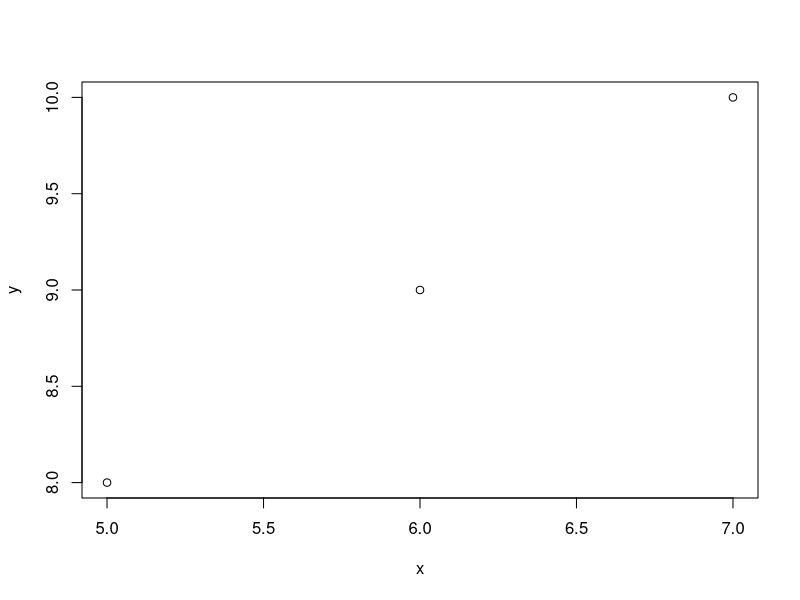
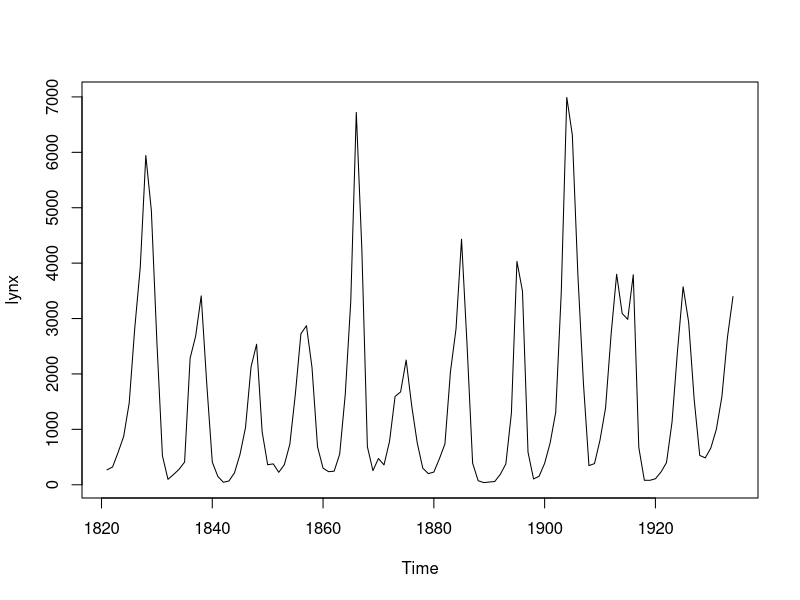
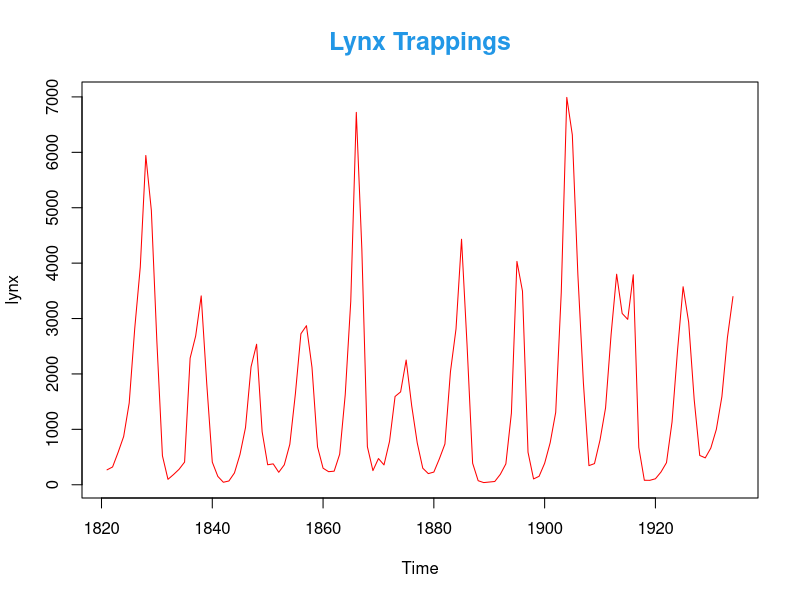
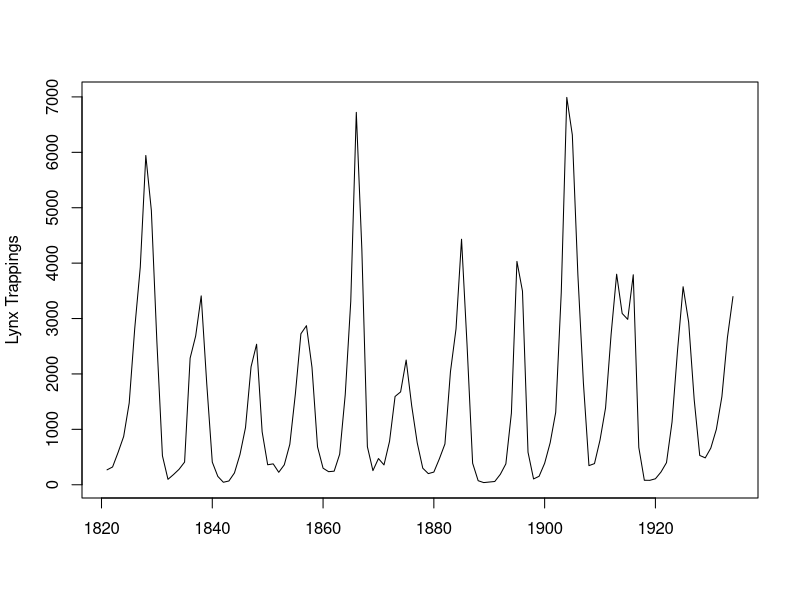
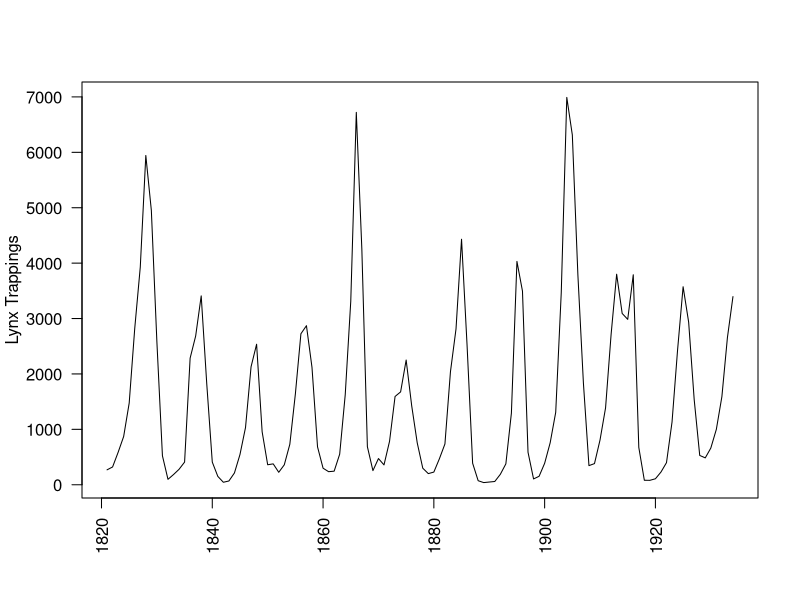
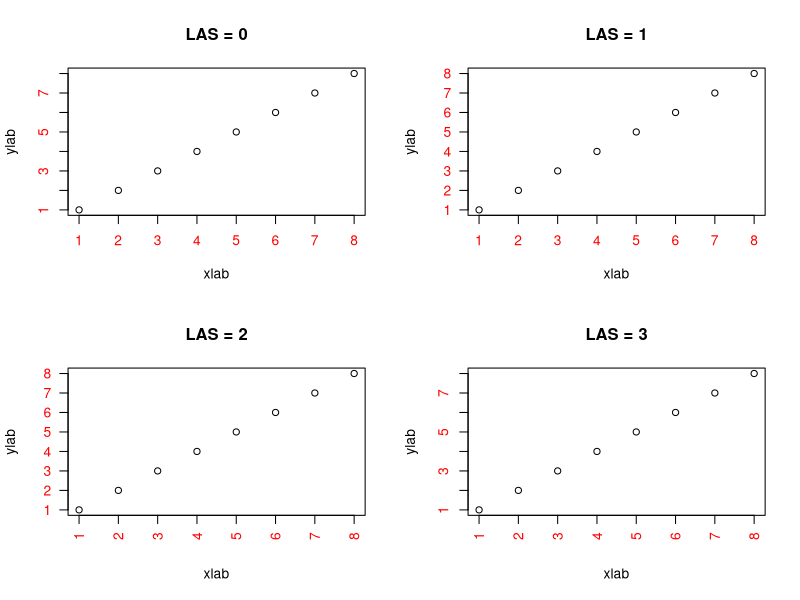
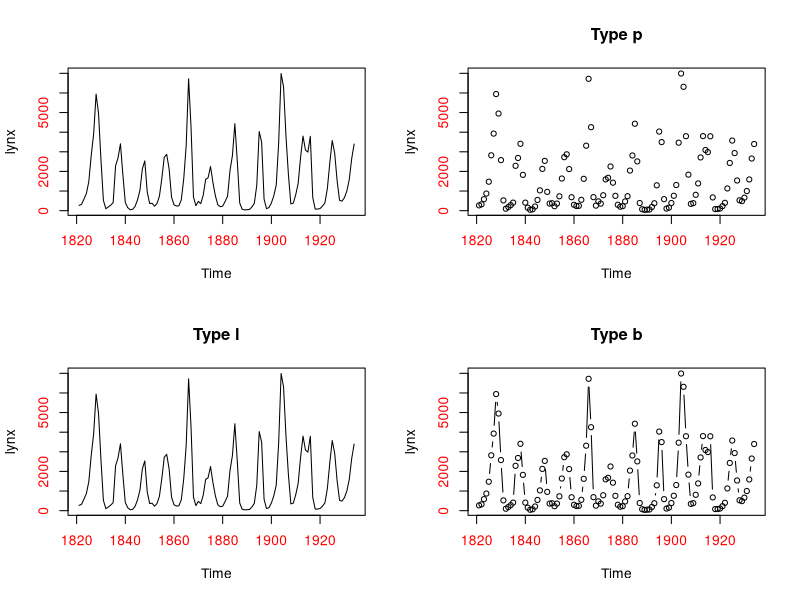
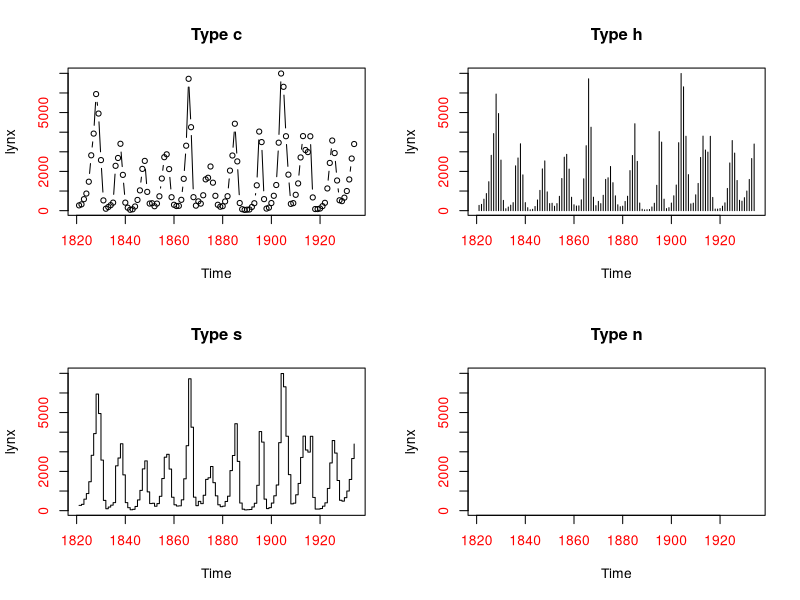

The R script that drew these images, in order: (Note: this script raises an error after producing the figures.)

x=5:7
y = 8:10

plot(x,y)
# data is a time series,  lynx here is a line plot
plot(lynx)

# title, color, title color, title magnification
plot(lynx, main="Lynx Trappings", col="red",col.main=52, cex.main=1.5)

# label names
plot(lynx, ylab="Lynx Trappings", xlab="")

# label orientation
plot(lynx, ylab="Lynx Trappings", xlab="", las=2)

# changing the session paramter, 2*2 plot matrix
par(mfrow=c(2,2), col.axis="red")

plot(1:8, las=0, xlab="xlab", ylab="ylab", main="LAS = 0")
plot(1:8, las=1, xlab="xlab", ylab="ylab", main="LAS = 1")
plot(1:8, las=2, xlab="xlab", ylab="ylab", main="LAS = 2")
plot(1:8, las=3, xlab="xlab", ylab="ylab", main="LAS = 3")


?plot
# by using "type" we can specify which kind of plot we want
plot(lynx) # plot for time series data
plot(lynx, type="p", main="Type p") # points (default)
plot(lynx, type="l", main="Type l") # lines (default for time series)
plot(lynx, type="b", main="Type b") # points connected by lines
plot(lynx, type="b", main="Type c") # lines only of b
plot(lynx, type="h", main="Type h") # high density
plot(lynx, type="s", main="Type s") # steps
plot(lynx, type="n", main="Type n") # no plot


# Example: advanced line plot with R Base

par(mar=c(4,3,3,3), col.axis="darkgreen") # change of plot margins

plot(cars$speed, type="s", col="red", xlab="Cars ID", ylab="Speed",main = "Car Speed")
text(8, 14, "Speed in mph", cex=0.85, col="red") # adding the explanatory text to plot 1




par(new=T) # allows 2 in 1 plot

plot(cars$dist, type="s", bty="n", ann=F, axes=F, col="darkblue")
axis(side=4, col = "darkblue") # y axis for plot 2
text(37, 18, "Stopping distance in ft", cex=0.85, col="darkblue") # explanations to plot 2
title(main="Speed and Stopping\n Distances of Cars") # main title

#??? graphical parameters

?par

par()


x = 1:41
y = rivers

plot(x,y, col = "green", pch = 20,
     main = "Lengths of\nMajor N. American Rivers",
     col.main ="red", xlab = "",
     ylab = "length in miles")

plot(x,y, xlab="index",ylab="length in miles", main = "Length of n.american rivers",
     col.main="orange",pch = 20)
